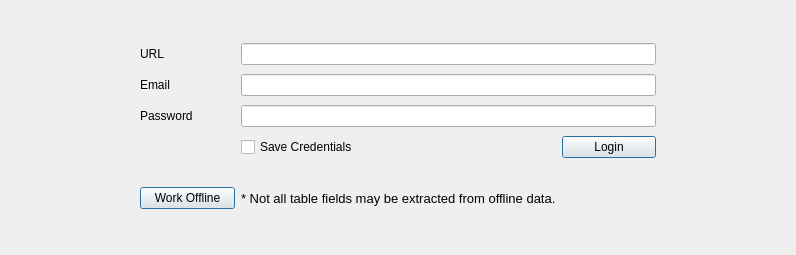
<?xml version="1.0" encoding="UTF-8"?>
<ui version="4.0">
<!-- <class>LoginWindow</class> -->
<!-- <widget class="QMainWindow" name="LoginWindow">
  <property name="geometry">
   <rect>
    <x>0</x>
    <y>0</y>
    <width>800</width>
    <height>400</height>
   </rect>
  </property>
  <property name="windowTitle">
   <string>MainWindow</string>
  </property> -->
  <widget class="QWidget" name="centralwidget">
   <widget class="QWidget" name="layoutWidget">
    <property name="geometry">
     <rect>
      <x>140</x>
      <y>40</y>
      <width>516</width>
      <height>175</height>
     </rect>
    </property>
    <layout class="QGridLayout" name="gridLayout" columnstretch="1,3,1">
     <item row="2" column="1" colspan="2">
      <widget class="QLineEdit" name="password_box">
       <property name="echoMode">
        <enum>QLineEdit::Password</enum>
       </property>
      </widget>
     </item>
     <item row="5" column="0">
      <widget class="QPushButton" name="work_offline_button">
       <property name="focusPolicy">
        <enum>Qt::StrongFocus</enum>
       </property>
       <property name="text">
        <string>Work Offline</string>
       </property>
       <property name="autoDefault">
        <bool>true</bool>
       </property>
       <property name="default">
        <bool>true</bool>
       </property>
      </widget>
     </item>
     <item row="0" column="0">
      <widget class="QLabel" name="label">
       <property name="text">
        <string>URL</string>
       </property>
      </widget>
     </item>
     <item row="3" column="2">
      <widget class="QPushButton" name="login_button">
       <property name="focusPolicy">
        <enum>Qt::StrongFocus</enum>
       </property>
       <property name="text">
        <string>Login</string>
       </property>
       <property name="autoDefault">
        <bool>true</bool>
       </property>
       <property name="default">
        <bool>true</bool>
       </property>
      </widget>
     </item>
     <item row="0" column="1" colspan="2">
      <widget class="QLineEdit" name="url_box"/>
     </item>
     <item row="3" column="1">
      <widget class="QCheckBox" name="save_credentials_checkbox">
       <property name="focusPolicy">
        <enum>Qt::StrongFocus</enum>
       </property>
       <property name="layoutDirection">
        <enum>Qt::LeftToRight</enum>
       </property>
       <property name="autoFillBackground">
        <bool>false</bool>
       </property>
       <property name="text">
        <string>Save Credentials</string>
       </property>
      </widget>
     </item>
     <item row="1" column="0">
      <widget class="QLabel" name="label_2">
       <property name="text">
        <string>Email</string>
       </property>
      </widget>
     </item>
     <item row="1" column="1" colspan="2">
      <widget class="QLineEdit" name="email_box"/>
     </item>
     <item row="2" column="0">
      <widget class="QLabel" name="label_3">
       <property name="text">
        <string>Password</string>
       </property>
      </widget>
     </item>
     <item row="4" column="0">
      <spacer name="horizontalSpacer">
       <property name="orientation">
        <enum>Qt::Horizontal</enum>
       </property>
       <property name="sizeHint" stdset="0">
        <size>
         <width>40</width>
         <height>20</height>
        </size>
       </property>
      </spacer>
     </item>
     <item row="4" column="1">
      <spacer name="horizontalSpacer_2">
       <property name="orientation">
        <enum>Qt::Horizontal</enum>
       </property>
       <property name="sizeHint" stdset="0">
        <size>
         <width>40</width>
         <height>20</height>
        </size>
       </property>
      </spacer>
     </item>
     <item row="4" column="2">
      <spacer name="horizontalSpacer_3">
       <property name="orientation">
        <enum>Qt::Horizontal</enum>
       </property>
       <property name="sizeHint" stdset="0">
        <size>
         <width>40</width>
         <height>20</height>
        </size>
       </property>
      </spacer>
     </item>
     <item row="5" column="1">
      <widget class="QLabel" name="label_4">
       <property name="font">
        <font>
         <pointsize>10</pointsize>
        </font>
       </property>
       <property name="text">
        <string>* Not all table fields may be extracted from offline data.</string>
       </property>
      </widget>
     </item>
    </layout>
   </widget>
  </widget>
<!--  <widget class="QMenuBar" name="menubar">
   <property name="geometry">
    <rect>
     <x>0</x>
     <y>0</y>
     <width>800</width>
     <height>21</height>
    </rect>
   </property>
  </widget>
  <widget class="QStatusBar" name="statusbar"/>
  <widget class="QToolBar" name="toolBar">
   <property name="windowTitle">
    <string>toolBar</string>
   </property>
   <attribute name="toolBarArea">
    <enum>TopToolBarArea</enum>
   </attribute>
   <attribute name="toolBarBreak">
    <bool>false</bool>
   </attribute>
  </widget>
 </widget>
 -->
<!-- <resources/>
 <connections/>
-->
</ui>
